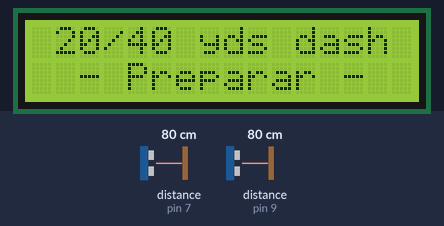
Bench run of a sketch on a simulated Arduino Uno, built with avr-gcc and run on an emulated ATmega328P. Parts: 16×2 character LCD. The test bench sets the inputs (shaded band); at power-on: distance to the obstacle (sensors on pin 7, pin 9) 80 cm. The echo pulse lasts 58.3 µs per cm.

Above: at 4.2 s.
4.3 s: distance to the obstacle (sensor on pin 7) set to 54 cm
5.8 s: distance to the obstacle (sensor on pin 7) set to 46 cm
At 7.1 s:
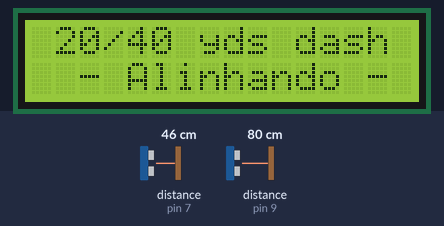
8.8 s: distance to the obstacle (sensor on pin 7) set to 23 cm
At 8.81 s:
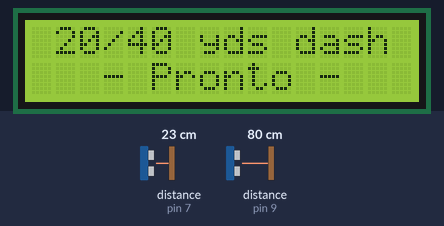
10.4 s: distance to the obstacle (sensor on pin 7) set to 18 cm
14.9 s: distance to the obstacle (sensor on pin 7) set to 35 cm
At 17.5 s:
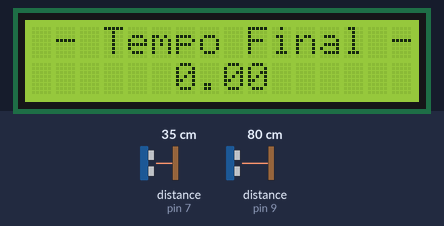
Timing chart, 0 to 18.9 s (numbered marks = the images above; inputs shaded):
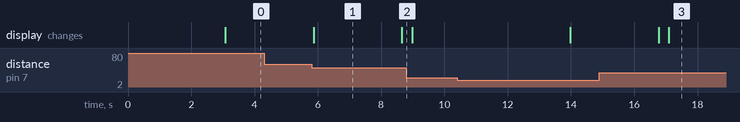

Measured:
- the behaviour switches between 50 and 49 cm on distance to the obstacle (sensor on pin 7) (found by bisection; images 0 and 1)
- after the input at 4.3 s, every drawn part: stays the same
- after the input at 5.8 s, the display: changes after 0.07 s (image 1)
- after the input at 14.9 s, the display: first differs from a run without the input after 2.2 s (image 3)
- what the display in image 1 shows lasts 2.8 s, from 5.9 s to 8.7 s

The sketch:

40yds.ino
```cpp
//Carrega a biblioteca do sensor ultrassonico e LCD
#include <Ultrasonic.h>
#include <LiquidCrystal.h>

//Define os pinos para o trigger e echo
#define pino_trigger1 6
#define pino_echo1 7
#define pino_trigger2 8
#define pino_echo2 9

//Inicializa o sensor nos pinos definidos acima e inicializa o LCD
Ultrasonic ultrasonic1(pino_trigger1, pino_echo1);
Ultrasonic ultrasonic2(pino_trigger2, pino_echo2);
LiquidCrystal lcd(12, 11, 5, 4, 3, 2);


void setup()
{
  Serial.begin(9600);
  lcd.begin(16, 2);
  //Serial.println("Lendo dados do sensor...");

  lcd.clear();
  lcd.setCursor(3, 0);
  lcd.print("Iniciando..");
  delay(3000);
  //lcd.clear();
}

int teste, contagem;
float sen1, sen2, distancia, tempoInicial, tempo;
int select=0;


void loop (){
    if (select==0){
      yds40();
    }

}

void yds40(){


      contagem = 0;
      teste=0;

      while(teste==0){
         while(contagem<10){
            distancia = sensor_1();
            if(distancia<50){
              lcd.clear();
              lcd.setCursor(1, 0);
              lcd.print("20/40 yds dash");
              lcd.setCursor(2, 1);
              lcd.print("- Alinhando -");
              //Serial.println("Alinhado");
              contagem++;
              if (contagem==10){
                lcd.clear();
                lcd.setCursor(1, 0);
                lcd.print("20/40 yds dash");
                lcd.setCursor(3, 1);
                lcd.print("- Pronto -");
              }
            }else{
              lcd.clear();
              lcd.setCursor(1, 0);
              lcd.print("20/40 yds dash");
              lcd.setCursor(2, 1);
              lcd.print("- Preparar -");
              //Serial.println("Alinhar para iniciar");
              contagem=0;
            }
            delay(300);
          }

        distancia = sensor_1();

        if (distancia>20){
          lcd.clear();
          lcd.setCursor(1, 0);
          lcd.print("20/40 yds dash");
          lcd.setCursor(3, 1);
          lcd.print("---------");
          //Serial.println("Inicio");
          teste=1;
          tempoInicial=millis();
        }
     }
     while(teste==1){
        distancia = sensor_2();
        if (distancia<100){
          tempo = millis() - tempoInicial;
          lcd.clear();
          lcd.setCursor(1, 0);
          lcd.print("- Tempo Final -");
          lcd.setCursor(6, 1);
          lcd.print(tempo/1000);
          delay(5000);
          break;
        }
     }
}

float sensor_1()
{
  //Le as informacoes do sensor, em cm e pol
  float cmMsec;
  long microsec = ultrasonic1.timing();
  cmMsec = ultrasonic1.convert(microsec, Ultrasonic::CM);
  return cmMsec;
}

float sensor_2()
{
  //Le as informacoes do sensor, em cm e pol
  float cmMsec;
  long microsec = ultrasonic2.timing();
  cmMsec = ultrasonic2.convert(microsec, Ultrasonic::CM);
  return cmMsec;
}
```
